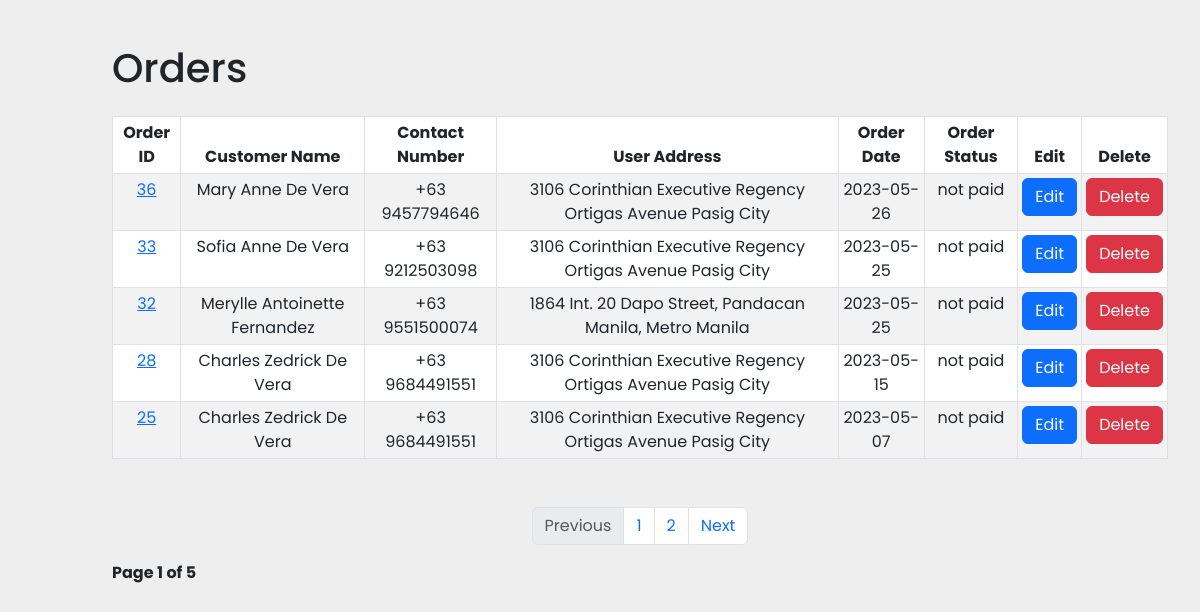
The app's page /admin/orders.php (signed in), older data.
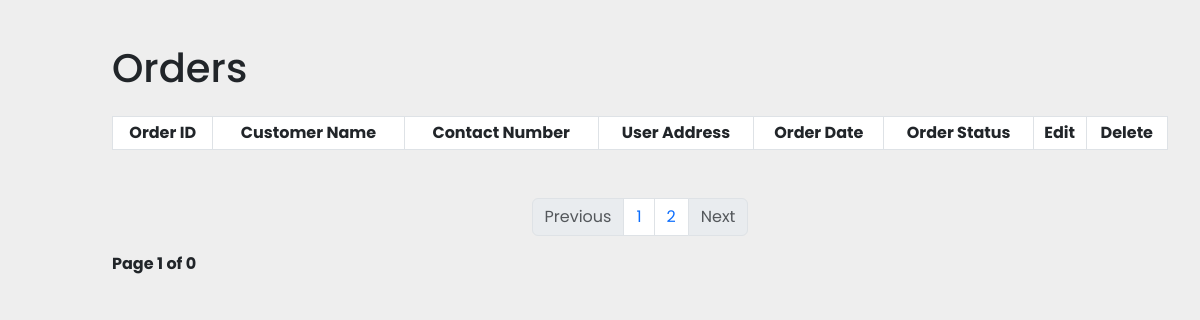
The same page, newer data.
### tables this page shows
CREATE TABLE `orders` (
  `order_id` int(11) NOT NULL,
  `wsname` varchar(250) NOT NULL,
  `wsphone` bigint(20) NOT NULL,
  `wsaddress` text NOT NULL,
  `wscourier` text NOT NULL,
  `order_cost` decimal(10,2) NOT NULL,
  `order_status` varchar(100) NOT NULL DEFAULT 'on_hold',
  `user_name` varchar(250) NOT NULL,
  `user_email` text NOT NULL,
  `user_id` int(11) NOT NULL,
  `user_phone` bigint(20) NOT NULL,
  `user_city` varchar(255) NOT NULL,
  `user_address` text NOT NULL,
  `user_landmark` text NOT NULL,
  `location_link` text NOT NULL,
  `payment_method` varchar(20) NOT NULL,
  `shipping_method` varchar(250) NOT NULL,
  `payment_image` varchar(250) NOT NULL,
  `order_date` date NOT NULL DEFAULT current_timestamp(),
  `shipping_fee` decimal(6,2) NOT NULL
);

### admin/orders.php (the view, shortened to what this page needs)
<?php include('header.php'); ?>
<?php
    if(isset($_GET['page_no']) && $_GET['page_no'] != ""){
        $page_no = $_GET['page_no'];
    }else{
        $page_no = 1;
    }
    $stmt1 = $conn->prepare("SELECT COUNT(*) As total_records FROM orders");
    $stmt1->execute();
    $stmt1->bind_result($total_records);
    $total_records_per_page = 5;
    $offset = ($page_no-1) * $total_records_per_page;
    $previous_page = $page_no - 1;
    $next_page = $page_no + 1;
    $total_no_of_pages = ceil($total_records/$total_records_per_page);
    $stmt2 = $conn->prepare("SELECT * FROM orders ORDER BY order_id DESC LIMIT $offset, $total_records_per_page");
    $stmt2->execute();
    $orders = $stmt2->get_result();
?>
<?php include('security.php');
include('sidemenu.php'); ?>
<div class="main-content">
    <div class="container-fluid">
            <h1 class="my-4">Orders</h1>
            <div class="table-responsive">
                <table class="table table-striped table-bordered table-hover table-sm text-center">
                    <thead>
                        <tr>
                            <th scope="col">Order ID</th>
                            <th scope="col">Customer Name</th>
                            <th scope="col">Contact Number</th>
                            <th scope="col">User Address</th>
                            <th scope="col">Order Date</th>
                            <th scope="col">Order Status</th>
                            <th scope="col">Edit</th>
                            <th scope="col">Delete</th>
                        </tr>
                    </thead>
                    <tbody>
                    <?php while($row = $orders->fetch_assoc()) { ?>
                        <tr>
                            <td><a href="<?php echo "view_order.php?order_id=".$row['order_id']; ?>"><?php echo $row['order_id']; ?></a></td>
                            <td><?php echo $row['user_name']; ?></td>
                            <td><?php echo "+63 ".$row['user_phone']; ?></td>
                            <td><?php echo $row['user_address']; ?></td>
                            <td><?php echo $row['order_date']; ?></td>
                            <td><?php echo $row['order_status']; ?></td>
                            <td><a class="btn btn-primary" href="edit_order.php?order_id=<?php echo $row['order_id']; ?>">Edit</a></td>
                            <td><a class="btn btn-danger" href="delete_order.php?order_id=<?php echo $row['order_id']; ?>">Delete</a></td>
                        </tr>
                        <?php } ?>
                    </tbody>
                </table>
                    <nav aria-label="Page navigation example" class="text-center">
                    <ul class="pagination mt-5 justify-content-center">
                        <li class="page-item">
                            <a class="page-link <?= ($page_no <= 1) ? 'disabled' : ''; ?> " <?= ($page_no > 1) ? 'href=?page_no=' .$previous_page : ''; ?>>Previous</a>
                        </li>
                        <li class="page-item"><a href="?page_no=1" class="page-link">1</a></li>
                        <li class="page-item"><a href="?page_no=2" class="page-link">2</a></li>
                        <li class="page-item">
                            <a class="page-link <?= ($page_no >= $total_no_of_pages) ? 'disabled' : ''; ?> " <?= ($page_no < $total_no_of_pages) ? 'href=?page_no=' .$next_page : ''; ?>>Next</a>
                        </li>
                    </ul>
                </nav>
                <div class="p-10">
                    <strong>Page <?= $page_no; ?> of <?= $total_no_of_pages ?></strong>
                </div>
            </div>
    </div>
</div>

### admin/header.php (shortened to what this page needs)
<!DOCTYPE html>
<html lang="en">
<head>
    <link href="https://cdn.jsdelivr.net/npm/bootstrap@5.3.0-alpha2/dist/css/bootstrap.min.css" rel="stylesheet">
    <link rel="stylesheet" href="https://use.fontawesome.com/releases/v5.15.4/css/all.css"/>
    <link href='https://unpkg.com/boxicons@2.0.7/css/boxicons.min.css' rel='stylesheet'>
    <link rel="stylesheet" href="../assets/css/admin_style.css">
</head>
<body>

### admin/sidemenu.php (shortened to what this page needs)
</body>
</html>

### assets/css/admin_style.css (style rules this page uses)
* { margin: 0; padding: 0; box-sizing: border-box; font-family: 'Poppins', sans-serif; }
body { background-color: #eee; }
.main-content { position: relative; min-height: 100vh; top: 0; left: 80px; transition: all 0.5s ease; width: calc(100% - 80px); padding: 1rem; }
.table-responsive { width: 100%; overflow-x: auto; }
.main-content { padding: 20px; }

Row changes from the older to the newer data that the page shows:
removed orders: order_id "36", user_name "Mary Anne De Vera", user_phone "9457794646", user_address "3106 Corinthian Executive Regency Ortigas Avenue Pasig City", order_date "2023-05-26", order_status "not paid"
removed orders: order_id "33", user_name "Sofia Anne De Vera", user_phone "9212503098", user_address "3106 Corinthian Executive Regency Ortigas Avenue Pasig City", order_date "2023-05-25", order_status "not paid"
removed orders: order_id "32", user_name "Merylle Antoinette Fernandez", user_phone "9551500074", user_address "1864 Int. 20 Dapo Street, Pandacan Manila, Metro Manila", order_date "2023-05-25", order_status "not paid"
removed orders: order_id "28", user_name "Charles Zedrick De Vera", user_phone "9684491551", user_address "3106 Corinthian Executive Regency Ortigas Avenue Pasig City", order_date "2023-05-15", order_status "not paid"
removed orders: order_id "25", user_name "Charles Zedrick De Vera", user_phone "9684491551", user_address "3106 Corinthian Executive Regency Ortigas Avenue Pasig City", order_date "2023-05-07", order_status "not paid"
Text that changed along with them:
$total_no_of_pages: "5" → "0"
